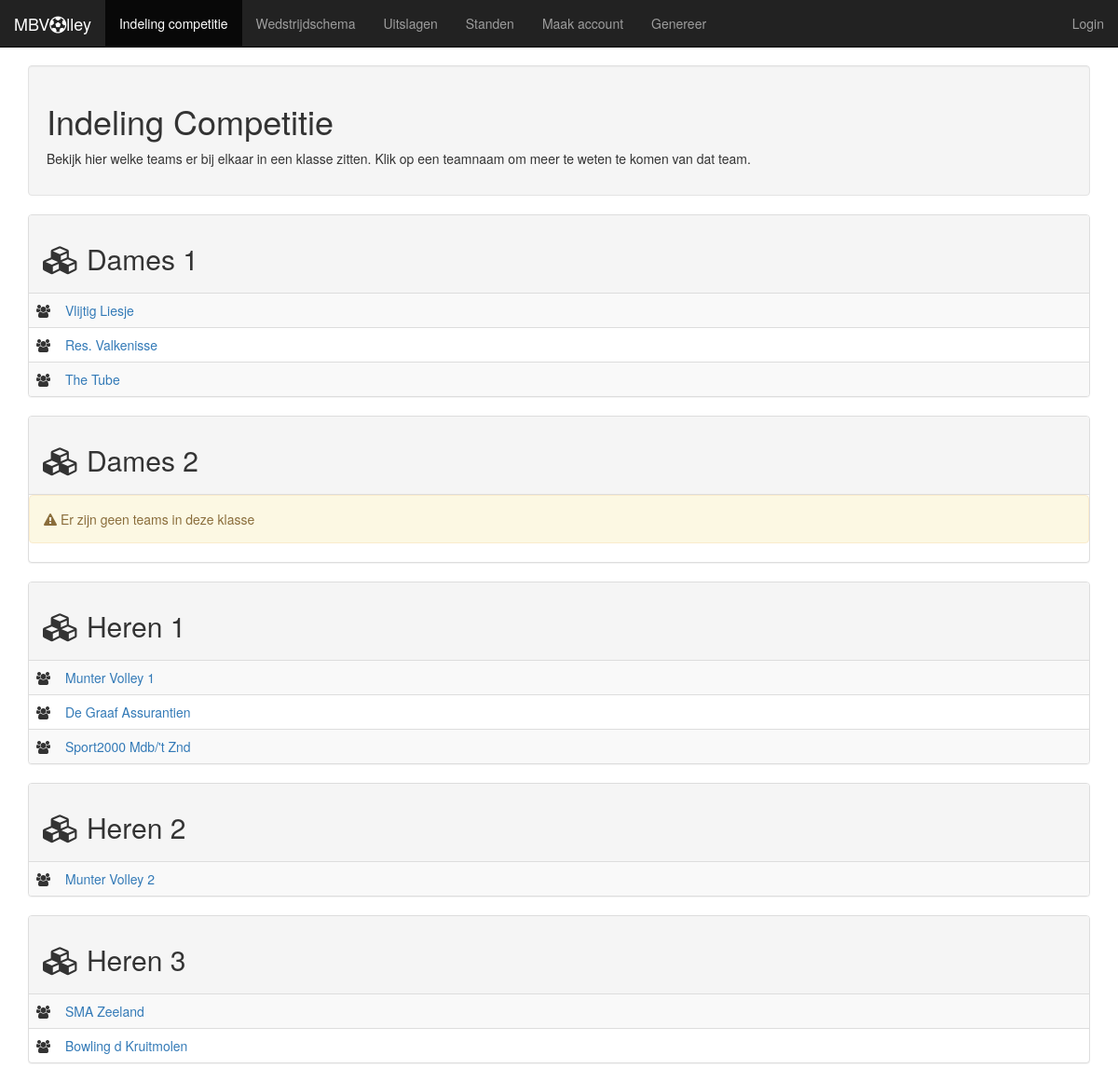
Page /indeling_competitie.php on the committed database.
### tables this page shows
CREATE TABLE `klas` (
  `code` char(2) NOT NULL,
  `naam` varchar(50) NOT NULL DEFAULT '<naam>'
);

CREATE TABLE `team` (
  `id` int(11) NOT NULL,
  `klasse` char(2) NOT NULL,
  `naam` varchar(64) NOT NULL
);

### indeling_competitie.php (the view, shortened to what this page needs)
<?php
	$mysqli =  get_mysqli();
?>
<!DOCTYPE html>
<html lang="en">
	<head>
	</head>
	<body>
		<?php include 'header.php' ?>
		<main class="container">
			<div class="well">
				<h1>Indeling Competitie</h1>
				<p>Bekijk hier welke teams er bij elkaar in een klasse zitten. Klik op een teamnaam om meer te weten te komen van dat team.</p>
			</div>
			<?php
				$sqlklassen = "SELECT * FROM klas ORDER BY code";
				$resultklassen = $mysqli->query($sqlklassen);
				if ($resultklassen->num_rows > 0) {
				    while($klasse = $resultklassen->fetch_assoc()) { ?>
					<div class="panel panel-default">
						<div class="panel-heading">
							<h2><i class="fa fa-cubes"></i> <?php echo $klasse['naam'] ?>
							</h2>
						</div>
						<table class="table table-striped">
							<?php
								$klasseCode = $klasse['code'];
								$sqlteams = "SELECT * FROM team WHERE klasse='".$klasseCode."'";
								$resultteams = $mysqli->query($sqlteams);
								if($resultteams->num_rows > 0) {
									while ($team = $resultteams->fetch_assoc()) {
										$link  = "<tr><td width = 30px>";
										$link .= '<i class="fa fa-users"></i></td><td>';
										$link .= '<a href="team.php?teamid='.$team['id'].'">';
										$link .=  $team['naam'].'</a></td></tr>';
										echo $link;
									}
								} else {
									echo '<div class="alert alert-warning" role="alert">'.
									'<i class="fa fa-exclamation-triangle"></i> Er zijn geen teams in deze klasse</div>';
								}
							?>
						</table>
						</div>
				    <?php }
				} else {
					echo '<div class="alert alert-warning" role="alert">'.
						'<i class="fa fa-exclamation-triangle"></i> Er zijn geen klassen in deze competitie</div>';
				}
			?>
		</main>
	</body>
</html>

### header.php (shortened to what this page needs)
<?php
	$page = basename($_SERVER["PHP_SELF"]);
    $menu_items = array(
		array(
			"Name"=>"Indeling competitie",
			"URL"=>"indeling_competitie.php"
		),
		array(
			"Name"=>"Wedstrijdschema",
			"URL"=>"wedstrijdschema.php"
		),
		array(
			"Name"=>"Uitslagen",
			"URL"=>"uitslagen.php"
		),
		array(
			"Name"=>"Standen",
			"URL"=>"standen.php"
		),
		array(
			"Name"=>"Maak account",
			"URL"=>"create.php"
		),
		array(
			"Name"=>"Genereer",
			"URL"=>"wedstrijden_generen.php"
		),
	);
?>
<header>
	<nav class="navbar navbar-inverse navbar-fixed-top" role="navigation">
		<div class="container-fluid">
			<div class="navbar-header">
				<a class="navbar-brand" href="index.php">MBV<i class="fa fa-futbol-o"></i>lley</a>
			</div>
			<div class="collapse navbar-collapse" id="bs-example-navbar-collapse-1">
				<ul class="nav navbar-nav">
				<?php
					foreach ($menu_items as $menu_item) {
						$class = "";
						if ($menu_item["URL"]===$page)
							$class ="active";
						echo '<li class="'.$class.'">';
						echo '<a href="'.$menu_item['URL'].'">'.$menu_item['Name'].'</a>';
						echo"</li>\n";
					}
					echo"                </ul>";
				?>
				<ul class="nav navbar-nav navbar-right">
					<?php
					if (isset($_SESSION['logged_in'])) {
						$username = 'onbekend';
						if(isset($_SESSION['login_naam'])) {
							$username = $_SESSION['login_naam'];
						} ?>
						<li class="dropdown">
							<a href="#" class="dropdown-toggle" data-toggle="dropdown" role="button" aria-expanded="false">
								<i class="fa fa-user"></i>&nbsp;<?php echo $username ?>&nbsp;<i class="fa fa-caret-down"></i>
							</a>
							<ul class="dropdown-menu" role="menu">
								<li class="menu_item"><a href="create.php?action=logoff"><i class="fa fa-power-off"></i> Afmelden</a></li>
								<?php
								 echo '<li class="menu_item"><a href="lid.php?lidid='. $_SESSION['id'] . '"><i class="fa fa-user"></i> Profiel</a></li>';
								 ?>
							</ul>
						</li>
				<?php }
				else { ?>
					<li class="menu_item"><a href="create.php">Login</a></li>
				<?php }  ?>
				</ul>
			</div>
		</div>
	</nav>
</header>

### rows in the picture
klas: naam "Dames 1"
team: naam "Vlijtig Liesje"
team: naam "Res. Valkenisse"
team: naam "The Tube"
klas: naam "Dames 2", shows "Er zijn geen teams in deze klasse"
klas: naam "Heren 1"
team: naam "Munter Volley 1"
team: naam "De Graaf Assurantien"
team: naam "Sport2000 Mdb/'t Znd"
klas: naam "Heren 2"
team: naam "Munter Volley 2"
klas: naam "Heren 3"
team: naam "SMA Zeeland"
team: naam "Bowling d Kruitmolen"

### other values in the picture
$menu_item['Name'] "Indeling competitie"
$menu_item['Name'] "Wedstrijdschema"
$menu_item['Name'] "Uitslagen"
$menu_item['Name'] "Standen"
$menu_item['Name'] "Maak account"
$menu_item['Name'] "Genereer"
